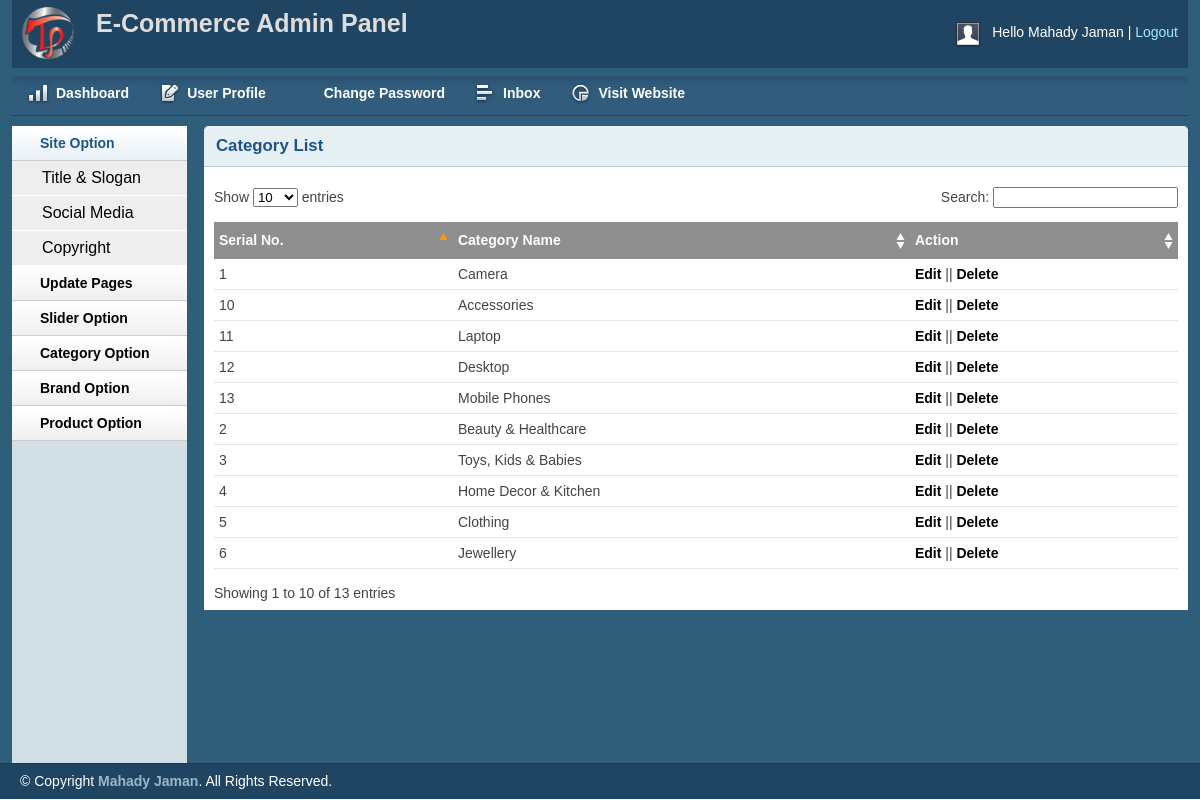
Screenshot of /admin/catlist.php (signed in) with the database file from the repository.
### tables this page shows
CREATE TABLE `tb_category` (
  `catId` int(11) NOT NULL,
  `catName` varchar(255) NOT NULL
);

### lib/Database.php (called while the page is built, shortened)
<?php
    class Database{
        public $host = DB_HOST;
        public $user = DB_USER;
        public $pass = DB_PASS;
        public $db_name = DB_NAME;
        public $conn ;
        public function connectDB(){
            $this->conn = new mysqli($this->host, $this->user, $this->pass, $this->db_name);
        }
        public function select($sql){
            $result = $this->conn->query($sql) or die($this->conn->error.__LINE__);
            if($result->num_rows > 0){
                return $result;
            }else{
                return false;
            }
        }
    }
?>

### Classes/Category.php (called while the page is built, shortened)
<?php
   $filepath = realpath(dirname(__FILE__));
   include_once ($filepath."/../lib/Database.php");
?>
<?php
    class Category{
        private $db;
        public function __construct()
        {
            $this->db = new Database();
        }
        public function showAllCat(){
            $sql = "SELECT * FROM tb_category ORDER BY catId DESC";
            $result = $this->db->select($sql);
            return $result;
        }
    }
?>

### admin/catlist.php (the view, shortened to what this page needs)
<?php include 'inc/header.php';?>
<?php include 'inc/sidebar.php';?>
<?php include "../Classes/Category.php"; ?>
<?php
	$cat = new Category();
?>
        <div class="grid_10">
            <div class="box round first grid">
                <h2>Category List</h2>
                <div class="block">
                    <table class="data display datatable" id="example">
					<thead>
						<tr>
							<th>Serial No.</th>
							<th>Category Name</th>
							<th>Action</th>
						</tr>
					</thead>
					<tbody>
						<?php
						$showCat = $cat->showAllCat();
						if ($showCat) {
							$i = 0;
							while($result = $showCat->fetch_assoc()){
								$i++;
						?>
						<tr class="odd gradeX">
							<td><?php echo $i;?></td>
							<td><?php echo $result['catName'];?></td>
							<td><a href="editcat.php?editid=<?php echo $result['catId'];?>">Edit</a> || <a onclick="return confirm('Are You Sure to Delete ?');" href="?delid=<?php echo $result['catId'];?>">Delete</a></td>
						</tr>
							<?php } }?>
					</tbody>
				</table>
               </div>
            </div>
        </div>
<?php include 'inc/footer.php';?>

### admin/css/layout.css (style rules this page uses)
body { background: #fff none repeat scroll 0 0; color: #444; font-size: 14px; padding: 0; }
a { color: #000; font-weight:bold; text-decoration: none; }
h1, h2, h3, h4, h5, h6 { line-height:1.2em; margin-bottom:.3em; }
h2 { margin-top:1em; }
.box { background:#fff; margin-bottom:20px; padding:10px 10px 10px 10px; margin-left:-8px; }
.box.grid { padding-bottom:40px; }
.box.round { -moz-border-radius: 5px 5px 0px 0px; -webkit-border-radius: 5px 5px 0px 0px; border-radius: 5px 5px 0px 0px; }
.box h2 { font-size:1.2em; font-weight:bold; color:#1B548D; background:#E6F0F3; margin:-10px -10px 0 -10px; padding:10px 12px; border-bottom:1px solid #B3CBD6; -moz-border-radius: 5px 5px 0px 0px; -webkit-border-radius: 5px 5px 0px 0px; border-radius: 5px 5px 0px 0px; }
.box.first { min-height: 406px; }
.block { padding-top:20px; }
.block { padding-bottom:1px; }
table.display { margin: 0 auto; clear: both; width: 100%; }
.sorting_asc { background: #8f8f8f url(../img/table/sort_asc.png) no-repeat center right; padding:8px 5px; text-align:left; color:#fff; }
.sorting { background:#8f8f8f url(../img/table/sort_both.png) no-repeat center right; padding:8px 5px; text-align:left; color:#fff; }
tr.odd { height: 30px; line-height: 30px; border-bottom:1px solid #e6e6e6; }
tr.even { height: 30px; line-height: 30px; border-bottom:1px solid #e6e6e6; }
tr.odd td, tr.even td { padding-left:5px; }

### rows the page displays
tb_category: catName "Camera"
tb_category: catName "Beauty & Healthcare"
tb_category: catName "Toys, Kids & Babies"
tb_category: catName "Home Decor & Kitchen"
tb_category: catName "Clothing"
tb_category: catName "Jewellery"
tb_category: catName "Accessories"
tb_category: catName "Laptop"
tb_category: catName "Desktop"
tb_category: catName "Mobile Phones"

### other values shown
Session::get('adminName') "Mahady Jaman"
